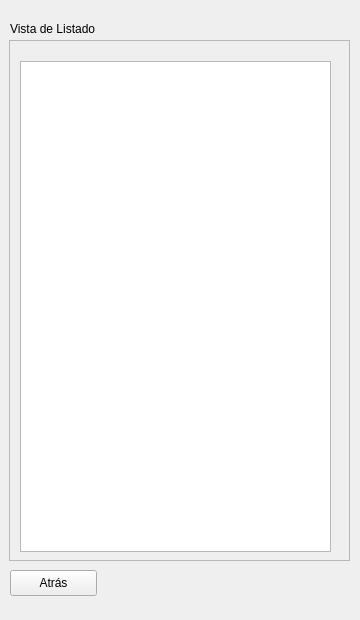
<?xml version="1.0" encoding="UTF-8"?>
<ui version="4.0">
 <class>labListWindow</class>
 <widget class="QWidget" name="labListWindow">
  <property name="geometry">
   <rect>
    <x>0</x>
    <y>0</y>
    <width>360</width>
    <height>620</height>
   </rect>
  </property>
  <property name="windowTitle">
   <string>Form</string>
  </property>
  <property name="autoFillBackground">
   <bool>true</bool>
  </property>
  <widget class="QScrollArea" name="scrollArea">
   <property name="geometry">
    <rect>
     <x>9</x>
     <y>40</y>
     <width>341</width>
     <height>521</height>
    </rect>
   </property>
   <property name="widgetResizable">
    <bool>true</bool>
   </property>
   <widget class="QWidget" name="scrollAreaWidgetContents">
    <property name="geometry">
     <rect>
      <x>0</x>
      <y>0</y>
      <width>339</width>
      <height>519</height>
     </rect>
    </property>
    <widget class="QListWidget" name="listWidget">
     <property name="geometry">
      <rect>
       <x>10</x>
       <y>20</y>
       <width>311</width>
       <height>491</height>
      </rect>
     </property>
    </widget>
   </widget>
  </widget>
  <widget class="QLabel" name="label">
   <property name="geometry">
    <rect>
     <x>10</x>
     <y>20</y>
     <width>141</width>
     <height>18</height>
    </rect>
   </property>
   <property name="text">
    <string>Vista de Listado</string>
   </property>
  </widget>
  <widget class="QPushButton" name="backButton">
   <property name="geometry">
    <rect>
     <x>10</x>
     <y>570</y>
     <width>87</width>
     <height>26</height>
    </rect>
   </property>
   <property name="text">
    <string>Atrás</string>
   </property>
  </widget>
 </widget>
 <resources/>
 <connections/>
</ui>
